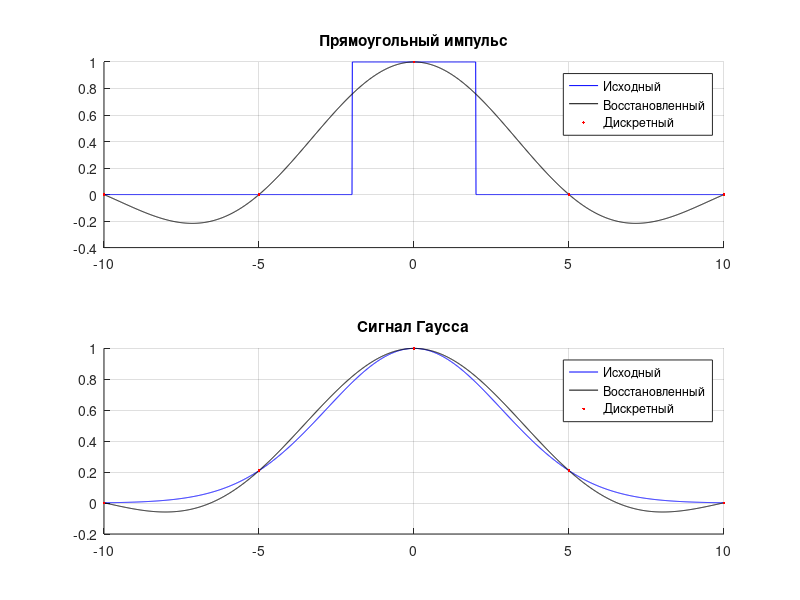

MATLAB code for this plot:
% ЛР1: Изучение дискретизации сигналов
function main
    n = input('Введите количество точек: ');
    step = input('Введите шаг: ');

    xMax = step * (n - 1) / 2;
    xArr = -xMax:step:xMax;
    x0Arr = -xMax:0.01:xMax;

    % Исходный сигнал
    initialYRectArr = computeRectPulse(x0Arr);
    initialYGaussArr = computeGaussSignal(x0Arr);

    % Дискретизация
    discreteYRectArr = computeRectPulse(xArr);
    discreteYGaussArr = computeGaussSignal(xArr);

    % Восстановление сигнала по формуле Котельникова
    restoredYRectArr = zeros(1, length(x0Arr));
    restoredYGaussArr = zeros(1, length(x0Arr));

    for i = 1:length(x0Arr)
        for j = 1:n
            % octave function sinc (x): Return sin (pi*x) / (pi*x).
            tmp = sinc((x0Arr(i) - xArr(j)) / step);

            restoredYRectArr(i) += discreteYRectArr(j) * tmp;
            restoredYGaussArr(i) += discreteYGaussArr(j) * tmp;
        end
    end

    figure;

    subplot(2,1,1);
    title('Прямоугольный импульс');
    hold on;
    grid on;
    plot(x0Arr, initialYRectArr, 'b');
    plot(x0Arr, restoredYRectArr, 'k');
    plot(xArr, discreteYRectArr, '.r');
    legend('Исходный', 'Восстановленный', 'Дискретный');

    subplot(2,1,2);
    title('Сигнал Гаусса');
    hold on;
    grid on;
    plot(x0Arr, initialYGaussArr, 'b');
    plot(x0Arr, restoredYGaussArr, 'k');
    plot(xArr, discreteYGaussArr, '.r');
    legend('Исходный', 'Восстановленный', 'Дискретный');

end


function [y] = computeRectPulse(x)
    c = 2;
    y = zeros(size(x));

    y(abs(x) < c) = 1;
end


function [y] = computeGaussSignal(x)
    sigma = 4;

    y = exp(-(x / sigma).^2);
end
